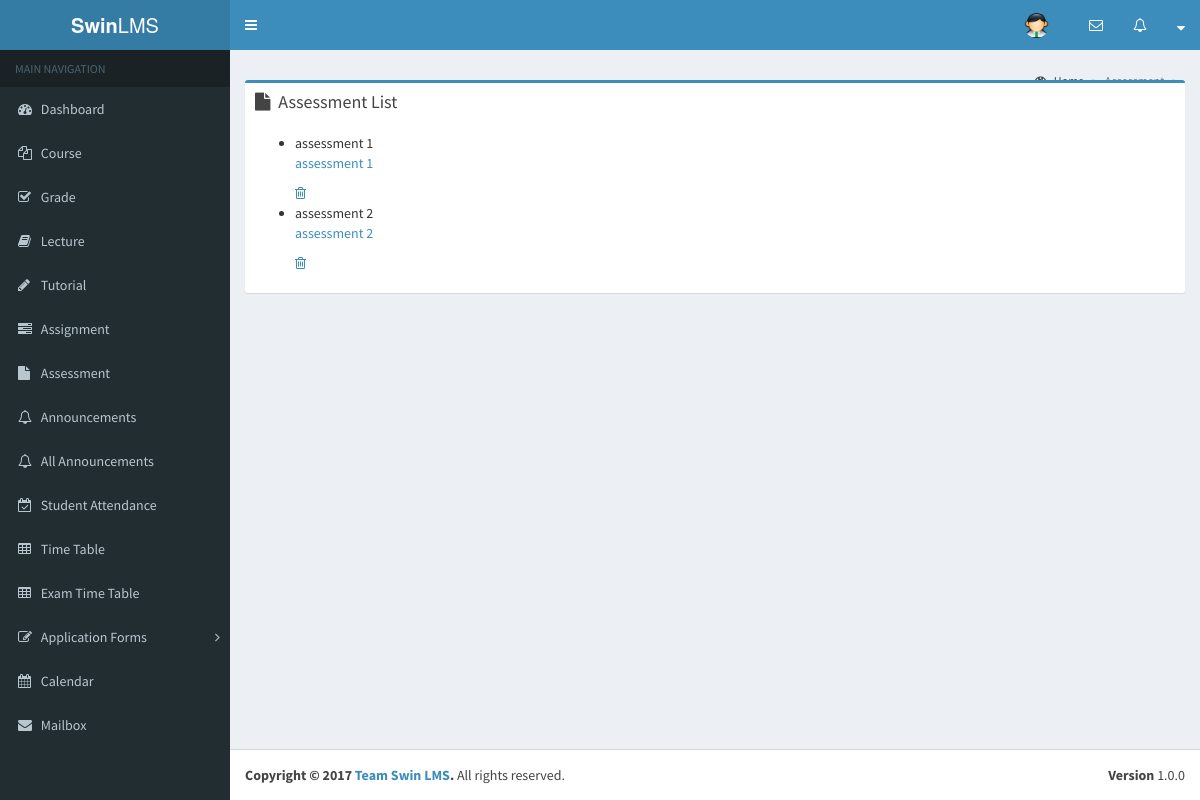
The app's page /lecturer/assessment_view.php?id=1 with its own data.
### tables this page shows
CREATE TABLE `assessment` (
  `id` int(11) NOT NULL,
  `unit_id` int(11) NOT NULL,
  `title` varchar(45) NOT NULL,
  `file` varchar(100) DEFAULT NULL,
  `description` varchar(50) NOT NULL,
  `type` varchar(30) DEFAULT NULL,
  `size` int(11) DEFAULT NULL
);

### lecturer/assessment_view.php (the view, shortened to what this page needs)
<?php
require_once '../app/config.php';
$courselistQuery = $db->prepare("
    SELECT id, title, file, description
    FROM assessment
    WHERE unit_id=:unit_id
");
$courselistQuery->execute([
    'unit_id' => $_SESSION['unit_id']
]);
$courselist = $courselistQuery->rowCount() ? $courselistQuery : [];
?>
<!DOCTYPE html>
<html>
    <?php include_once('first.php') ?>
    <body class="hold-transition skin-blue sidebar-mini">
    <?php include_once('header.php')?>
    <?php include_once('sidebar.php') ?>
        <div class="content-wrapper">
            <section class="content-header contentheader">
                  <ol class="breadcrumb">
                    <li><a href="dashboard.php"><i class="fa fa-dashboard"></i> Home</a></li>
                    <li class="active">Assessment</li>
                  </ol>
            </section>
            <section class="content">
                <div class="row">
                    <section class="col-lg-12">
                        <div class="box box-primary">
                            <div class="box-header">
                                <i class="fa fa-file"></i>
                                    <h3 class="box-title">Assessment List</h3>
                            </div>
                            <div class="box-body">
                                <?php if(!empty($courselist)): ?>
                                <ul class="courselist">
                                    <?php foreach($courselist as $course): ?>
                                    <li>
                                        <span class="$course"><?php echo $course['title']; ?></span>
                                        <a href="upload/uploads/<?php echo $course['file'] ?>" target="_blank"><?php echo $course['description'] ?></a>
                                        <a href="assessment/remove.php?id=<?php echo $course['id'] ?>&unit_id=<?php echo $_SESSION['unit_id']; ?>&name=<?php echo $_GET['name']; ?>" class="delete-button"><i class="fa fa-trash-o"></i></a>
                                    </li>
                                    <?php endforeach; ?>
                                </ul>
                                <?php else: ?>
                                    <p>There is no units to display.</p>
                                <?php endif; ?>
                            </div>
                        </div>
                    </section>
                </div>
            </section>
        </div>
    <?php include_once('footer.php') ?>
    </body>
</html>

### records on screen
assessment: title "assessment 1", description "assessment 1"
assessment: title "assessment 2", description "assessment 2"
